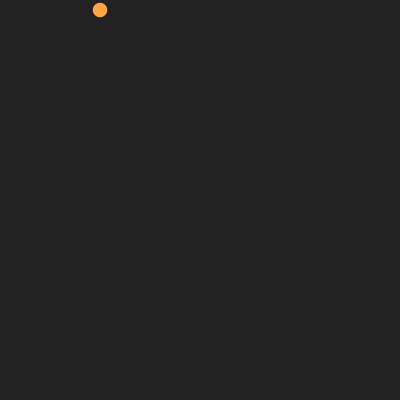
Frame 1 (no input)
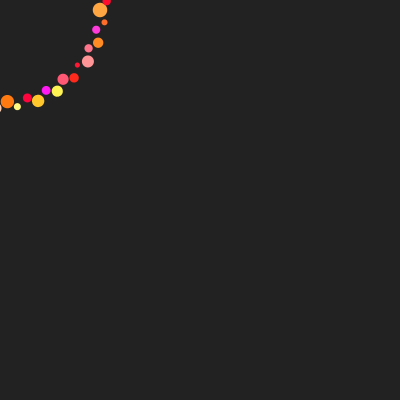
Frame 60 (the mouse pressed at the canvas centre just before this capture)
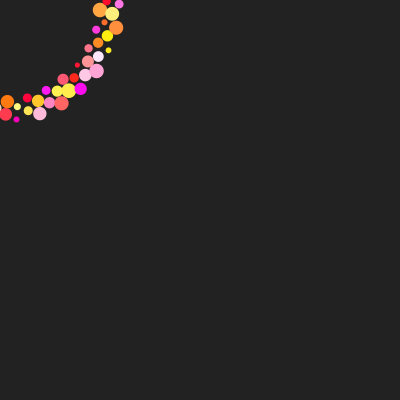
Frame 120 (the mouse held since frame 60 and released just before this capture)

The Processing sketch that drew these frames (run headless with seeded random() and noise(); from frame 60 on, the mouse is pressed at the canvas centre):

// Processing sketch: sketch_10_rotate_circle_colours
// ── sketch_10_rotate_circle_colours.pde
float r = 0;

void setup() {
  size(400,400);
  background(#222222);
  smooth();
  noStroke();
}

void draw() {
  fill(255, random(256), random(256));
  
  rotate(r);
  float cricle_size = random(5, 15);
  
  ellipse(100 + r, 10, cricle_size, cricle_size);
  
  r = r + 0.2;
}
